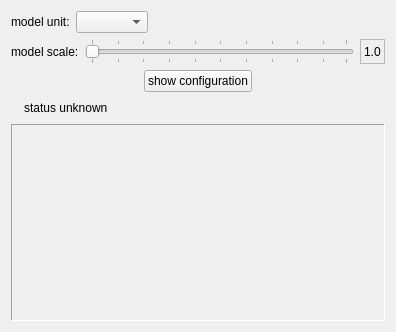
<?xml version="1.0" encoding="UTF-8"?>
<ui version="4.0">
 <class>ConfiguratorWidgetBase</class>
 <widget class="QWidget" name="ConfiguratorWidgetBase">
  <property name="geometry">
   <rect>
    <x>0</x>
    <y>0</y>
    <width>396</width>
    <height>332</height>
   </rect>
  </property>
  <property name="windowTitle">
   <string>Form</string>
  </property>
  <layout class="QVBoxLayout" name="verticalLayout">
   <item>
    <layout class="QHBoxLayout" name="horizontalLayout_4">
     <item>
      <widget class="QLabel" name="label_2">
       <property name="text">
        <string>model unit:</string>
       </property>
      </widget>
     </item>
     <item>
      <widget class="QComboBox" name="unitComboBox"/>
     </item>
     <item>
      <spacer name="horizontalSpacer_4">
       <property name="orientation">
        <enum>Qt::Horizontal</enum>
       </property>
       <property name="sizeHint" stdset="0">
        <size>
         <width>40</width>
         <height>20</height>
        </size>
       </property>
      </spacer>
     </item>
    </layout>
   </item>
   <item>
    <layout class="QHBoxLayout" name="horizontalLayout">
     <property name="sizeConstraint">
      <enum>QLayout::SetMinimumSize</enum>
     </property>
     <item>
      <widget class="QLabel" name="label">
       <property name="text">
        <string>model scale:</string>
       </property>
      </widget>
     </item>
     <item>
      <widget class="QSlider" name="scaleSlider">
       <property name="sizePolicy">
        <sizepolicy hsizetype="Expanding" vsizetype="Minimum">
         <horstretch>0</horstretch>
         <verstretch>0</verstretch>
        </sizepolicy>
       </property>
       <property name="minimum">
        <number>1</number>
       </property>
       <property name="maximum">
        <number>100</number>
       </property>
       <property name="orientation">
        <enum>Qt::Horizontal</enum>
       </property>
       <property name="tickPosition">
        <enum>QSlider::TicksBothSides</enum>
       </property>
      </widget>
     </item>
     <item>
      <widget class="QLabel" name="scaleLabel">
       <property name="frameShape">
        <enum>QFrame::StyledPanel</enum>
       </property>
       <property name="text">
        <string>1.0</string>
       </property>
      </widget>
     </item>
    </layout>
   </item>
   <item>
    <layout class="QHBoxLayout" name="horizontalLayout_3">
     <item>
      <spacer name="horizontalSpacer_2">
       <property name="orientation">
        <enum>Qt::Horizontal</enum>
       </property>
       <property name="sizeHint" stdset="0">
        <size>
         <width>40</width>
         <height>20</height>
        </size>
       </property>
      </spacer>
     </item>
     <item>
      <widget class="QPushButton" name="showNodeTreeButton">
       <property name="text">
        <string>show configuration</string>
       </property>
      </widget>
     </item>
     <item>
      <spacer name="horizontalSpacer_3">
       <property name="orientation">
        <enum>Qt::Horizontal</enum>
       </property>
       <property name="sizeHint" stdset="0">
        <size>
         <width>40</width>
         <height>20</height>
        </size>
       </property>
      </spacer>
     </item>
    </layout>
   </item>
   <item>
    <layout class="QHBoxLayout" name="horizontalLayout_2">
     <item>
      <widget class="QLabel" name="statusIconLabel">
       <property name="text">
        <string/>
       </property>
       <property name="pixmap">
        <pixmap resource="../../resources/wombat.qrc">:/icons/24/circle.png</pixmap>
       </property>
      </widget>
     </item>
     <item>
      <widget class="QLabel" name="statusTextLabel">
       <property name="text">
        <string>status unknown</string>
       </property>
      </widget>
     </item>
     <item>
      <spacer name="horizontalSpacer">
       <property name="orientation">
        <enum>Qt::Horizontal</enum>
       </property>
       <property name="sizeHint" stdset="0">
        <size>
         <width>40</width>
         <height>20</height>
        </size>
       </property>
      </spacer>
     </item>
    </layout>
   </item>
   <item>
    <widget class="QFrame" name="frame">
     <property name="sizePolicy">
      <sizepolicy hsizetype="Preferred" vsizetype="MinimumExpanding">
       <horstretch>0</horstretch>
       <verstretch>0</verstretch>
      </sizepolicy>
     </property>
     <property name="frameShape">
      <enum>QFrame::Panel</enum>
     </property>
     <property name="frameShadow">
      <enum>QFrame::Sunken</enum>
     </property>
    </widget>
   </item>
  </layout>
 </widget>
 <resources>
  <include location="../../resources/wombat.qrc"/>
 </resources>
 <connections/>
</ui>
